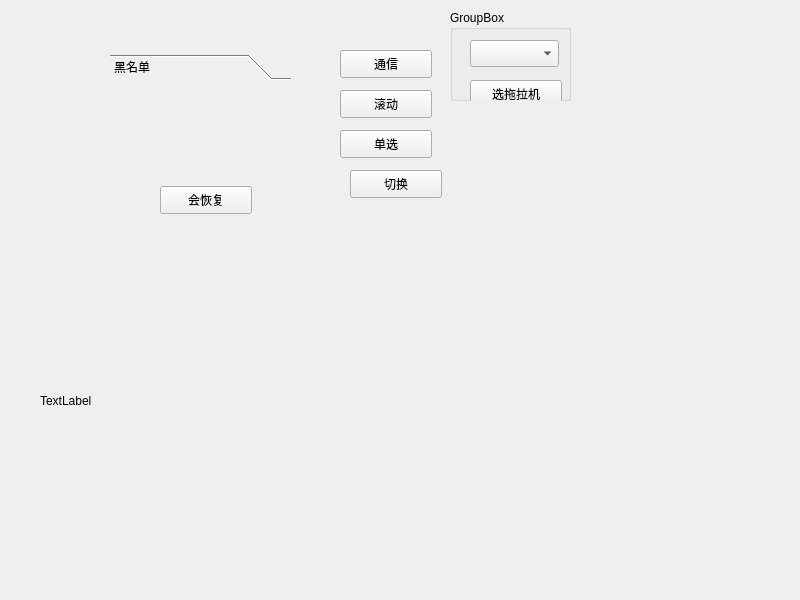
<?xml version="1.0" encoding="UTF-8"?>
<ui version="4.0">
 <class>Widget</class>
 <widget class="QWidget" name="Widget">
  <property name="geometry">
   <rect>
    <x>0</x>
    <y>0</y>
    <width>800</width>
    <height>600</height>
   </rect>
  </property>
  <property name="windowTitle">
   <string>Widget</string>
  </property>
  <widget class="QStackedWidget" name="stackedWidget">
   <property name="geometry">
    <rect>
     <x>30</x>
     <y>50</y>
     <width>291</width>
     <height>231</height>
    </rect>
   </property>
   <property name="currentIndex">
    <number>0</number>
   </property>
   <widget class="QWidget" name="page_4">
    <widget class="QToolBox" name="toolBox">
     <property name="geometry">
      <rect>
       <x>80</x>
       <y>-60</y>
       <width>181</width>
       <height>361</height>
      </rect>
     </property>
     <property name="currentIndex">
      <number>2</number>
     </property>
     <widget class="QWidget" name="page">
      <property name="geometry">
       <rect>
        <x>0</x>
        <y>0</y>
        <width>181</width>
        <height>259</height>
       </rect>
      </property>
      <attribute name="label">
       <string>家人</string>
      </attribute>
      <widget class="QPushButton" name="pushButton_3">
       <property name="geometry">
        <rect>
         <x>20</x>
         <y>70</y>
         <width>92</width>
         <height>28</height>
        </rect>
       </property>
       <property name="text">
        <string>通话</string>
       </property>
      </widget>
     </widget>
     <widget class="QWidget" name="page_2">
      <property name="geometry">
       <rect>
        <x>0</x>
        <y>0</y>
        <width>181</width>
        <height>259</height>
       </rect>
      </property>
      <attribute name="label">
       <string>朋友</string>
      </attribute>
      <widget class="QPushButton" name="pushButton_2">
       <property name="geometry">
        <rect>
         <x>30</x>
         <y>90</y>
         <width>92</width>
         <height>28</height>
        </rect>
       </property>
       <property name="text">
        <string>借钱</string>
       </property>
      </widget>
     </widget>
     <widget class="QWidget" name="page_3">
      <attribute name="label">
       <string>黑名单</string>
      </attribute>
      <widget class="QPushButton" name="pushButton">
       <property name="geometry">
        <rect>
         <x>50</x>
         <y>100</y>
         <width>92</width>
         <height>28</height>
        </rect>
       </property>
       <property name="text">
        <string>会恢复</string>
       </property>
      </widget>
     </widget>
    </widget>
   </widget>
   <widget class="QWidget" name="page_5">
    <widget class="QScrollArea" name="scrollArea">
     <property name="geometry">
      <rect>
       <x>120</x>
       <y>-10</y>
       <width>151</width>
       <height>231</height>
      </rect>
     </property>
     <property name="widgetResizable">
      <bool>true</bool>
     </property>
     <widget class="QWidget" name="scrollAreaWidgetContents">
      <property name="geometry">
       <rect>
        <x>0</x>
        <y>0</y>
        <width>132</width>
        <height>505</height>
       </rect>
      </property>
      <layout class="QVBoxLayout" name="verticalLayout">
       <item>
        <widget class="QPushButton" name="pushButton_4">
         <property name="text">
          <string>PushButton</string>
         </property>
        </widget>
       </item>
       <item>
        <widget class="QPushButton" name="pushButton_5">
         <property name="text">
          <string>PushButton</string>
         </property>
        </widget>
       </item>
       <item>
        <widget class="QPushButton" name="pushButton_7">
         <property name="text">
          <string>PushButton</string>
         </property>
        </widget>
       </item>
       <item>
        <widget class="QPushButton" name="pushButton_6">
         <property name="text">
          <string>PushButton</string>
         </property>
        </widget>
       </item>
       <item>
        <widget class="QPushButton" name="pushButton_17">
         <property name="text">
          <string>PushButton</string>
         </property>
        </widget>
       </item>
       <item>
        <widget class="QPushButton" name="pushButton_8">
         <property name="text">
          <string>PushButton</string>
         </property>
        </widget>
       </item>
       <item>
        <widget class="QPushButton" name="pushButton_9">
         <property name="text">
          <string>PushButton</string>
         </property>
        </widget>
       </item>
       <item>
        <widget class="QPushButton" name="pushButton_10">
         <property name="text">
          <string>PushButton</string>
         </property>
        </widget>
       </item>
       <item>
        <widget class="QPushButton" name="pushButton_16">
         <property name="text">
          <string>PushButton</string>
         </property>
        </widget>
       </item>
       <item>
        <widget class="QPushButton" name="pushButton_15">
         <property name="text">
          <string>PushButton</string>
         </property>
        </widget>
       </item>
       <item>
        <widget class="QPushButton" name="pushButton_14">
         <property name="text">
          <string>PushButton</string>
         </property>
        </widget>
       </item>
       <item>
        <widget class="QPushButton" name="pushButton_13">
         <property name="text">
          <string>PushButton</string>
         </property>
        </widget>
       </item>
       <item>
        <widget class="QPushButton" name="pushButton_12">
         <property name="text">
          <string>PushButton</string>
         </property>
        </widget>
       </item>
       <item>
        <widget class="QPushButton" name="pushButton_11">
         <property name="text">
          <string>PushButton</string>
         </property>
        </widget>
       </item>
      </layout>
     </widget>
    </widget>
   </widget>
   <widget class="QWidget" name="page_6">
    <widget class="QGroupBox" name="groupBox">
     <property name="geometry">
      <rect>
       <x>170</x>
       <y>20</y>
       <width>148</width>
       <height>171</height>
      </rect>
     </property>
     <property name="title">
      <string>GroupBox</string>
     </property>
     <layout class="QVBoxLayout" name="verticalLayout_2">
      <item>
       <widget class="QRadioButton" name="radioButton">
        <property name="text">
         <string>RadioButton</string>
        </property>
       </widget>
      </item>
      <item>
       <widget class="QRadioButton" name="radioButton_4">
        <property name="text">
         <string>RadioButton</string>
        </property>
       </widget>
      </item>
      <item>
       <widget class="QRadioButton" name="radioButton_3">
        <property name="text">
         <string>RadioButton</string>
        </property>
       </widget>
      </item>
      <item>
       <widget class="QRadioButton" name="radioButton_2">
        <property name="text">
         <string>RadioButton</string>
        </property>
       </widget>
      </item>
     </layout>
    </widget>
   </widget>
  </widget>
  <widget class="QPushButton" name="btnToolBox">
   <property name="geometry">
    <rect>
     <x>340</x>
     <y>50</y>
     <width>92</width>
     <height>28</height>
    </rect>
   </property>
   <property name="text">
    <string>通信</string>
   </property>
  </widget>
  <widget class="QPushButton" name="btnScrollArea">
   <property name="geometry">
    <rect>
     <x>340</x>
     <y>90</y>
     <width>92</width>
     <height>28</height>
    </rect>
   </property>
   <property name="text">
    <string>滚动</string>
   </property>
  </widget>
  <widget class="QPushButton" name="btnRadio">
   <property name="geometry">
    <rect>
     <x>340</x>
     <y>130</y>
     <width>92</width>
     <height>28</height>
    </rect>
   </property>
   <property name="text">
    <string>单选</string>
   </property>
  </widget>
  <widget class="QPushButton" name="btnSwitch">
   <property name="geometry">
    <rect>
     <x>350</x>
     <y>170</y>
     <width>92</width>
     <height>28</height>
    </rect>
   </property>
   <property name="text">
    <string>切换</string>
   </property>
  </widget>
  <widget class="QGroupBox" name="groupBox_2">
   <property name="geometry">
    <rect>
     <x>450</x>
     <y>10</y>
     <width>121</width>
     <height>91</height>
    </rect>
   </property>
   <property name="title">
    <string>GroupBox</string>
   </property>
   <widget class="QComboBox" name="comboBox">
    <property name="geometry">
     <rect>
      <x>20</x>
      <y>30</y>
      <width>89</width>
      <height>27</height>
     </rect>
    </property>
   </widget>
   <widget class="QPushButton" name="btnSelect">
    <property name="geometry">
     <rect>
      <x>20</x>
      <y>70</y>
      <width>92</width>
      <height>28</height>
     </rect>
    </property>
    <property name="text">
     <string>选拖拉机</string>
    </property>
   </widget>
  </widget>
  <widget class="QLabel" name="label">
   <property name="geometry">
    <rect>
     <x>40</x>
     <y>280</y>
     <width>261</width>
     <height>241</height>
    </rect>
   </property>
   <property name="text">
    <string>TextLabel</string>
   </property>
  </widget>
 </widget>
 <resources/>
 <connections/>
</ui>
